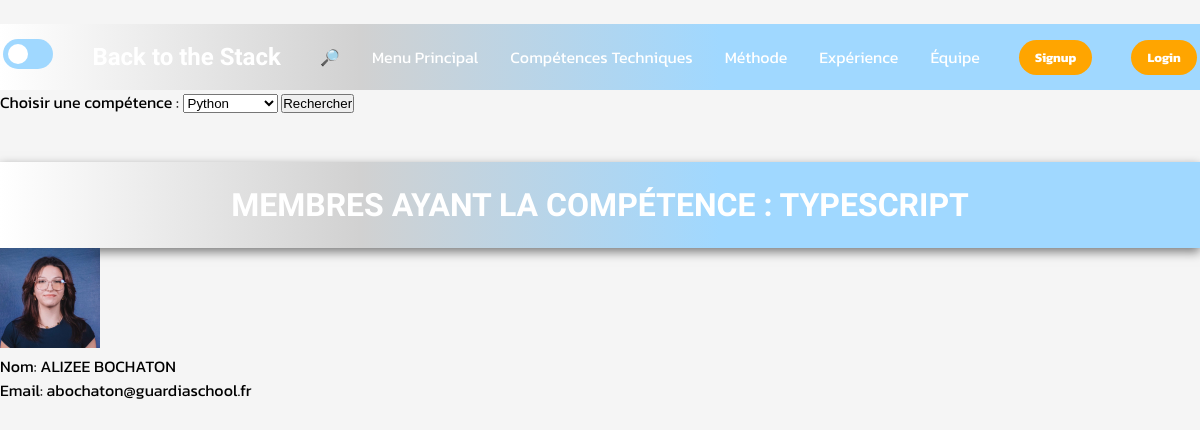
/php/recherche.php?competence=6, run on the app's committed database.
### tables this page shows
CREATE TABLE `competences` (
  `id` int(11) NOT NULL,
  `nom` varchar(100) NOT NULL
);

CREATE TABLE `membres` (
  `id` int(11) NOT NULL,
  `nom` varchar(100) NOT NULL,
  `email` varchar(150) NOT NULL,
  `date` date NOT NULL,
  `formation` varchar(100) NOT NULL,
  `photo` varchar(255) NOT NULL,
  `test` text NOT NULL
);

### php/recherche.php (the view, shortened to what this page needs)
<!DOCTYPE html>
<html lang="fr">
    <head>
        <link id="theme-link" rel="stylesheet" href="../css/dark-theme.css">
        <link rel="stylesheet" href="https://cdnjs.cloudflare.com/ajax/libs/font-awesome/6.0.0/css/all.min.css">
    </head>
    <header>
        <div class="navbar">
            <div class="mode"><input type="checkbox" id="toggle" class="checkbox">
            <label for="toggle" class="label"></label></div>
            <div class="logo"><a href="../html/index.html">Back to the Stack</a></div>
            <ul class="liens">
                <li><a href="recherche.php">🔎</a></li>
                <li><a href="../html/index.html">Menu Principal</a></li>
                <li><a href="../html/comptech.html">Compétences Techniques</a></li>
                <li><a href="../html/méthode.html">Méthode</a></li>
                <li><a href="../html/anciens clients.html">Expérience</a></li>
                <li><a href="../html/notreequipe.html">Équipe</a></li>
            </ul>
            <a href="../php/signup.php" class="action_btn">Signup</a>
            <a href="../php/login.php" class="action_btn">Login</a>
        </div>
    </header>
    <body class="recherche_body">
    <form action="recherche.php" method="GET">
        <label for="competence">Choisir une compétence :</label>
        <select name="competence" id="competence">
            <option value="1">Python</option>
        </select>
        <button type="submit">Rechercher</button>
    </form>
    </body>
</html>
<?php
$host = 'localhost';
$user = 'root';
$pass = 'root';
$db = 'competences_equipe';
$conn = new mysqli($host, $user, $pass, $db);
if (isset($_GET['competence'])) {
    $competence_id = (int)$_GET['competence'];
    $competence_sql = "
        SELECT nom
        FROM competences
        WHERE id = ?
    ";
    if ($stmt = $conn->prepare($competence_sql)) {
        $stmt->bind_param('i', $competence_id);
        $stmt->execute();
        $stmt->bind_result($competence_name);
        if ($competence_name) {
            $sql = "
                SELECT membres.id, membres.nom, membres.email, membres.photo
                FROM membres
                JOIN membre_competences ON membres.id = membre_competences.membre_id
                WHERE membre_competences.competence_id = ?
            ";
            if ($stmt = $conn->prepare($sql)) {
                $stmt->bind_param('i', $competence_id);
                $stmt->execute();
                $result = $stmt->get_result();
                if ($result->num_rows > 0) {
                    echo "<h1>Membres ayant la compétence : $competence_name</h1>";
                    while ($row = $result->fetch_assoc()) {
                        echo "<div>";
                        echo "<img src='" . $row['photo'] . "' alt='" . $row['nom'] . "' width='100' height='100'>";
                        echo "<p>Nom: " . $row['nom'] . "</p>";
                        echo "<p>Email: " . $row['email'] . "</p>";
                        echo "</div>";
                    }
                } else {
                    echo "<p>Aucun membre trouvé pour cette compétence.</p>";
                }
            } else {
                echo "Erreur de préparation de la requête des membres.";
            }
        } else {
            echo "<p>Compétence non trouvée.</p>";
        }
    } else {
        echo "Erreur de préparation de la requête pour la compétence.";
    }
} else {
    echo "<p>Veuillez sélectionner une compétence.</p>";
}
?>

### css/dark-theme.css (style rules this page uses)
* { margin: 0; padding: 0; box-sizing: border-box; word-wrap: break-word; }
body { height: 100vh; background-color: rgb(0, 0, 0); margin-top: 2%; font-family: 'Kanit', sans-serif; align-items: center; justify-content: center; }
h1 { text-align: center; background: linear-gradient(90deg, #000, #2B2B7B, #4C4CFF); margin-top: 4%; padding: 2%; font-size: 2rem; text-transform: uppercase; font-family: 'Zen Dots', sans-serif; font-weight: 600; color: #fff; box-shadow: 0px 4px 10px rgba(0, 0, 0, 0.5); }
li { list-style: none; }
a { text-decoration: none; color: white; font-size: 1rem; white-space: nowrap; }
header { background: linear-gradient(90deg, #000, #2B2B7B, #4C4CFF);; margin-top: auto; position: relative; padding: 0.2rem; }
.navbar { width: 100%; height: 60px; max-width: 1200px; margin: 0 auto; display: flex; align-items: center; justify-content: space-between; box-sizing: border-box; }
.navbar .logo a { font-size: 1.5rem; font-weight: bold; white-space: nowrap; }
.logo { font-family: 'Zen Dots', sans-serif !important; font-size: 120% !important; }
.navbar .liens { display: flex; gap: 2rem; flex-wrap: wrap; }
.action_btn { background-color: orange; color: white; padding: 0.5rem 1rem; border: none; outline: none; border-radius: 20px; font-size: 0.8rem; font-weight: bold; cursor: pointer; transition: scale 0.2s ease; }
.recherche_body { text-align: center; font-family: 'Kanit', sans-serif; margin: 0; padding: 0; background: #000000; color: #fff; height: 100%; display: flex; flex-direction: column; }
.label { display: inline-block; height: 30px; width: 50px; background: rgba(160, 216, 255); position: relative; transition: all .3s; border-radius: 60px; }
.label:after { content: ""; height: 20px; width: 20px; background: white; position: absolute; top: 17%; left: 10%; transition: all .3s; border-radius: 50%; }

### css/light-theme.css (style rules this page uses)
* { margin: 0; padding: 0; box-sizing: border-box; word-wrap: break-word; }
body { height: 100vh; background-color: whitesmoke; margin-top: 2%; font-family: 'Kanit', sans-serif; align-items: center; justify-content: center; }
h1 { text-align: center; background: linear-gradient(to right, rgba(255, 255, 255, 1) 0%, rgba(209, 209, 209, 1) 30%, rgba(160, 216, 255, 1) 60%); margin-top: 4%; padding: 2%; font-size: 2rem; text-transform: uppercase; font-family: 'Zen Dots', sans-serif; font-weight: 600; color: #fff; box-shadow: 0px 4px 10px rgba(0, 0, 0, 0.5); }
li { list-style: none; }
a { text-decoration: none; color: white; font-size: 1rem; white-space: nowrap; }
header { background: linear-gradient(to right, rgba(255, 255, 255, 1) 0%, rgba(209, 209, 209, 1) 30%, rgba(160, 216, 255, 1) 60%); margin-top: auto; position: relative; padding: 0.2rem; }
.navbar { width: 100%; height: 60px; max-width: 1200px; margin: 0 auto; display: flex; align-items: center; justify-content: space-between; box-sizing: border-box; }
.navbar .logo a { font-size: 1.5rem; font-weight: bold; white-space: nowrap; }
.logo { font-family: 'Zen Dots', sans-serif !important; font-size: 120% !important; }
.navbar .liens { display: flex; gap: 2rem; flex-wrap: wrap; }
.action_btn { background-color: orange; color: white; padding: 0.5rem 1rem; border: none; outline: none; border-radius: 20px; font-size: 0.8rem; font-weight: bold; cursor: pointer; transition: scale 0.2s ease; }
@media screen and (max-width: 2000px) { .label { display: inline-block; height: 30px; width: 50px; background: rgba(160, 216, 255); position: relative; transition: all .3s; border-radius: 60px; } }
@media screen and (max-width: 2000px) { .label:after { content: ""; height: 20px; width: 20px; background: white; position: absolute; top: 17%; left: 10%; transition: all .3s; border-radius: 50%; } }

### data on the page
competences: nom "TYPESCRIPT"
membres: photo (picture), nom "ALIZEE BOCHATON", email "abochaton@guardiaschool.fr"
